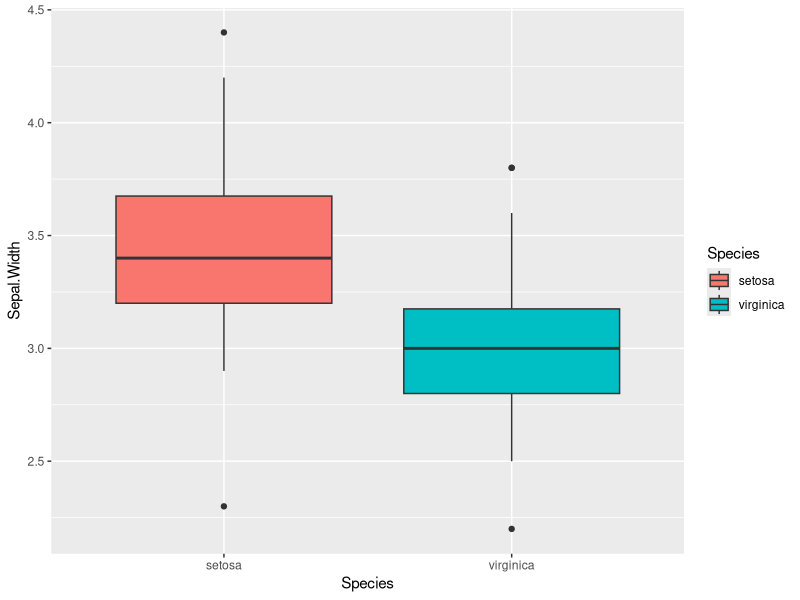
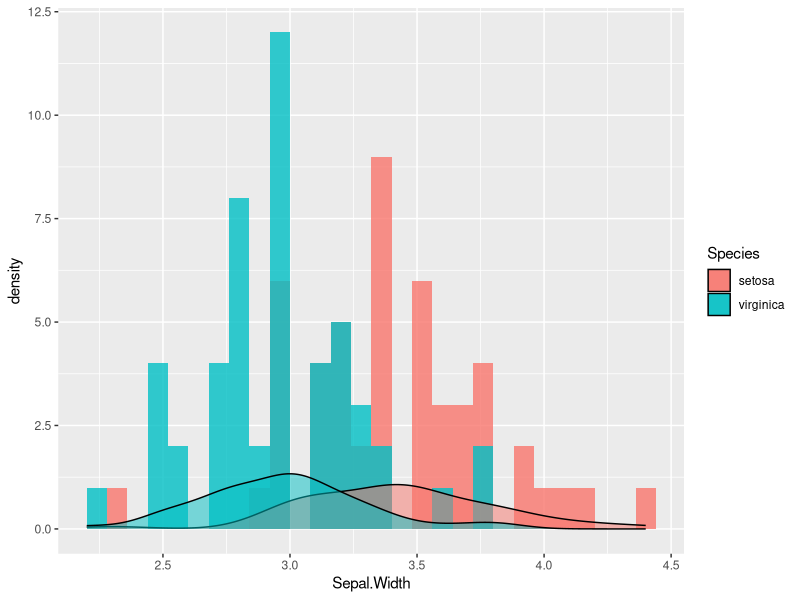
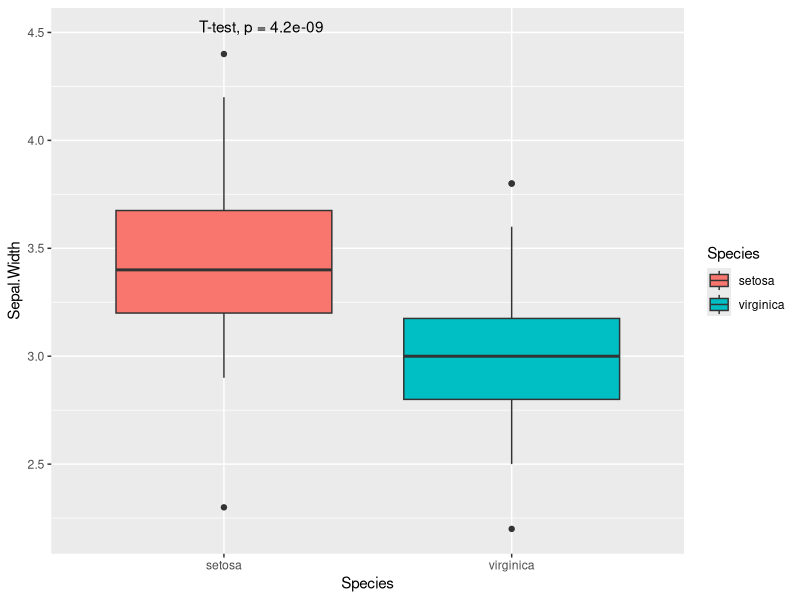
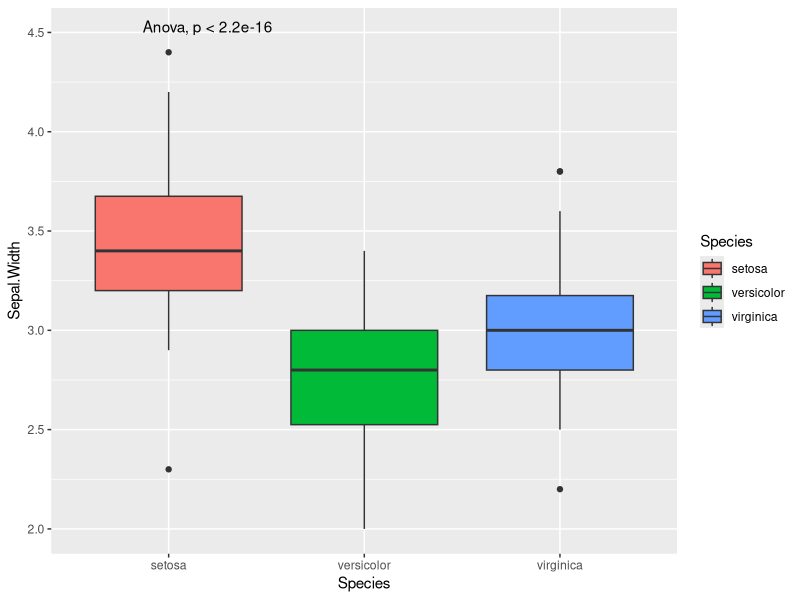
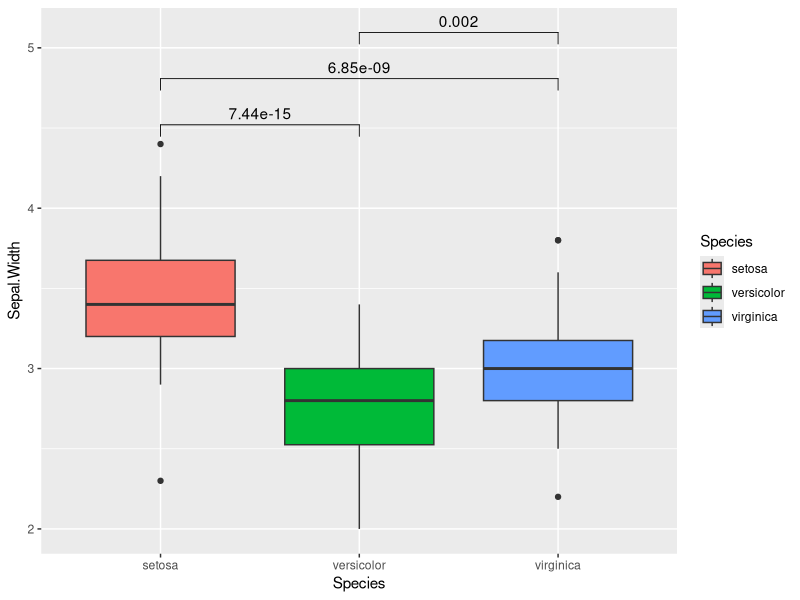
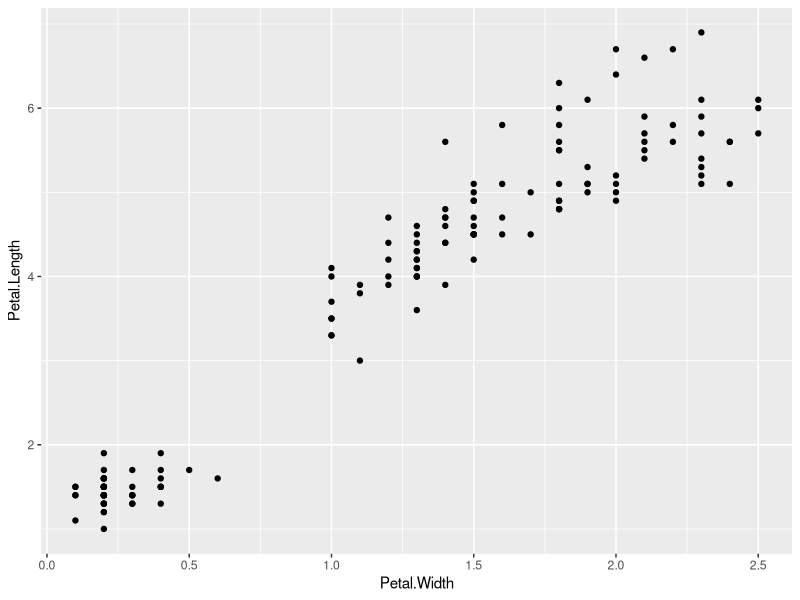
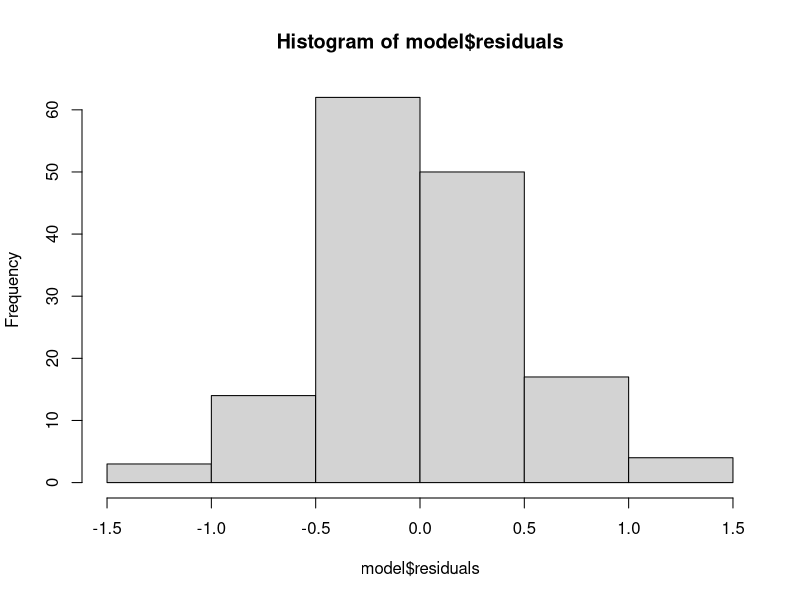
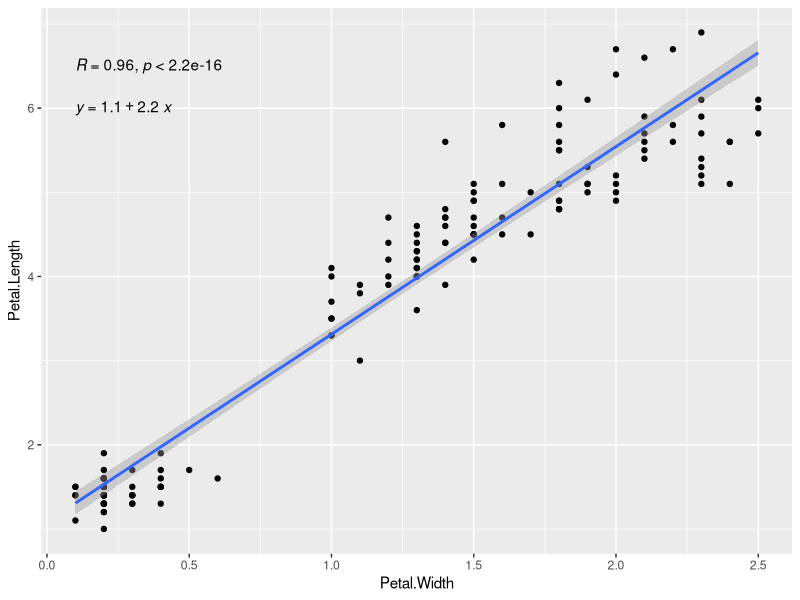

Recreate these plots in R, in order.
## ---- chunk 1
knitr::opts_chunk$set(echo = TRUE)
## ---- chunk 2
library(tidyverse)
library(ggpubr)
library(car)
## ---- chunk 3
summary(iris)
## ---- chunk 4
setosa <- iris %>% 
  filter(Species=="setosa")
head(setosa)
virginica <- iris %>% 
  filter(Species=="virginica")
head(virginica)
versicolor <- iris %>% 
  filter(Species=="versicolor")
head(versicolor)
## ---- chunk 5
rbind(setosa, virginica) %>% 
  ggplot(aes(x=Species, y=Sepal.Width, fill=Species))+
  geom_boxplot()
## ---- chunk 6
rbind(setosa, virginica) %>% 
  ggplot(aes(x=Sepal.Width, fill=Species))+
  geom_histogram(binwidth = 0.08, alpha=0.8, position="identity") +
  geom_density(alpha=0.5)
## ---- chunk 7
#Note: first calculate shapiro statistic only for setosa species, then introduce for loop
for (i in unique(iris$Species)){
  normality_test <- shapiro.test(iris$Sepal.Width[iris$Species==i])
  print(i)
  print(normality_test)
}
## ---- chunk 8
#Note: extract p-value separately
#Note2: test Sepal.Length
variance_test <- rbind(setosa, virginica) %>% 
  var.test(Sepal.Width ~ Species, data=.)
variance_test$p.value
## ---- chunk 9
#Note: extract p-value separately
#Note2: show t.test without equal variance
t_test <- t.test(virginica$Sepal.Width, 
       setosa$Sepal.Width, 
       var.equal = T)
t_test$p.value
## ---- chunk 10
rbind(setosa, virginica) %>% 
  ggplot(aes(x=Species, y=Sepal.Width, fill=Species))+
  geom_boxplot()+
  ggpubr::stat_compare_means(method = "t.test", label.y=4.5, method.args = list(var.equal=T))
## ---- chunk 11
t.test(setosa$Sepal.Width, mu=3, alternative = "greater")
## ---- chunk 12
shapiro.test(setosa$Petal.Width)
shapiro.test(virginica$Petal.Width)
## ---- chunk 13
wilcox <- wilcox.test(virginica$Petal.Width, 
       setosa$Petal.Width, alternative = "two.sided")
wilcox$p.value
## ---- chunk 14
#Normally distributed
bartlett.test(Sepal.Width ~ Species, data=iris)
#Not normally distributed:
leveneTest(Sepal.Width ~ Species, data=iris)
## ---- chunk 15
anova <- aov(Sepal.Width ~ Species, data = iris)
summary(anova)
## ---- chunk 16
iris %>% 
  ggplot(aes(x=Species, y=Sepal.Width, fill=Species))+
  geom_boxplot()+
  ggpubr::stat_compare_means(label.y=4.5, method = "aov")
## ---- chunk 17
#Solution
setosa_versicolor <- t.test(setosa$Sepal.Width, versicolor$Sepal.Width)
setosa_virginica <- t.test(setosa$Sepal.Width, virginica$Sepal.Width)
versicolor_virginica <- t.test(versicolor$Sepal.Width, virginica$Sepal.Width)

pval1 <- setosa_versicolor$p.value
pval2 <- setosa_virginica$p.value
pval3 <- versicolor_virginica$p.value

comp1 <- t.test(iris[iris$Species == "setosa",]$Sepal.Width,
       iris[iris$Species=="virginica",]$Sepal.Width,)
comp2 <- t.test(iris[iris$Species == "setosa",]$Sepal.Width,
       iris[iris$Species=="versicolor",]$Sepal.Width,)
comp3 <- t.test(iris[iris$Species == "virginica",]$Sepal.Width,
       iris[iris$Species=="versicolor",]$Sepal.Width,)

pval1 <- comp1$p.value
pval2 <- comp2$p.value
pval3 <- comp3$p.value

#Solution2
stat.test <- iris %>%
  pivot_longer(-Species, names_to = "Measurement", values_to = "value") %>% 
  filter(Measurement=="Sepal.Width") %>% 
  rstatix::t_test(value ~ Species) %>%
  rstatix::adjust_pvalue(method = "BH") %>%
  rstatix::add_significance()
stat.test
## ---- chunk 18
kruskal.test(Petal.Width ~ Species, data=iris)
## ---- chunk 19
p_values <- c(pval1, pval2, pval3)
p_values
p.adjust(p_values, method = "bonferroni")
p.adjust(p_values, method = "BH")
## ---- chunk 20
iris %>% 
  ggplot(aes(x=Species, y=Sepal.Width, fill=Species))+
  geom_boxplot()+
  ggpubr::stat_pwc(aes(x=Species, y=Sepal.Width, group=Species), 
                   method = "t.test", p.adjust.method="BH", label = "p.adj")
## ---- chunk 21
iris %>% 
  ggplot(aes(x=Petal.Width, y=Petal.Length))+
  geom_point()
## ---- chunk 22
cor(iris$Petal.Width, iris$Petal.Length)
## ---- chunk 23
model <- lm(Petal.Length ~ Petal.Width, iris) 
summary(model)
## ---- chunk 24
hist(model$residuals)
shapiro.test(model$residuals)
## ---- chunk 25
iris %>% 
  ggplot(aes(x=Petal.Width, y=Petal.Length))+
  geom_point()+
  geom_smooth(method = "lm")+
  ggpubr::stat_cor(label.y = 6.5)+
  ggpubr::stat_regline_equation(label.y=6)
## ---- chunk 26
#Solution:
mod <- lm(dist ~ speed, data=cars)
summary(mod)
hist(mod$residuals)
shapiro.test(mod$residuals)

cars %>% 
  ggplot(aes(x=speed, y=dist))+
  geom_point()+
  geom_smooth(method="lm")+
  stat_cor()+
  stat_regline_equation(label.y = 100)
